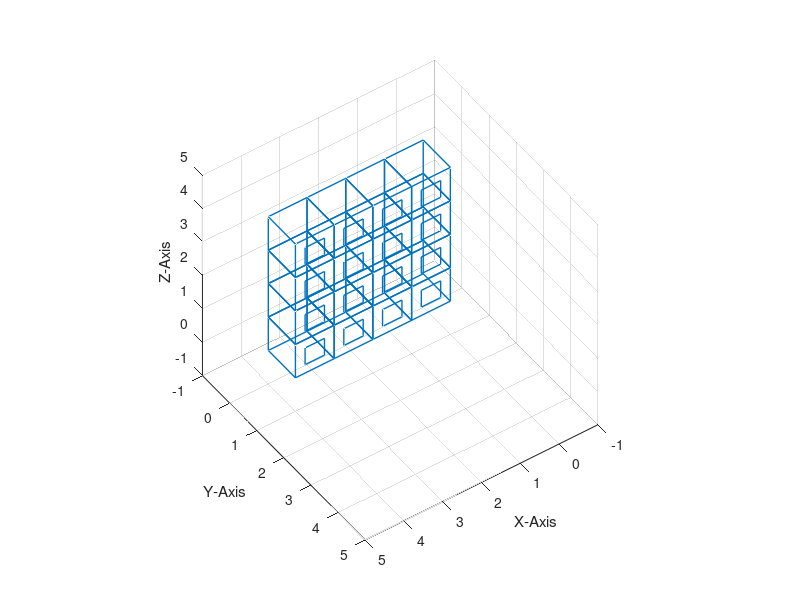

The MATLAB script that drew this image:
%homework for 22.01.18
%stacking cubes

figure('units','norm','position',[.1 .1 .8 .7],'color',[.9 .9 .9],'name', "Cube of Cubes") %Creating Window
axes('position',[.1 .1 .8 .8],'color',[1 1 1]) %Creating Axis
view(325,135)       %Tilting coordinate system
grid on             %turing on the grid in coordinate system
xlabel ("X-Axis")   %labeling the axis
ylabel ("Y-Axis")   %labeling the axis
zlabel ("Z-Axis")   %labeling the axis

%---------------changeable variables---------------------

l=1;                %length of side of one cube
n=4;                %number of cubes per side of big cube (whole numbers only)
t=1;                %line thickness of cubes

%---------------------------------------------------------

f=(n*l)-l;          %limit for loop repitition
S=0;                %for stacking the cubes
w=0;                %for stacking the cubes
h=0;                %for stacking the cubes

axis('equal',[-1 n*l+1 -1 n*l+1 -1 n*l+1]) %preparing coordinate system limits

for h=0:l:f         %shifting cubes in +z direction

 
    for S=0:l:f     %shifting cubes in +x direction
      
    %--------------drawing one cube----------------------
    
    line([l+S l+S],[0+w l+w],[0+h 0+h], 'linewidth', [t])
    line([0+S 0+S],[0+w l+w],[0+h 0+h], 'linewidth', [t])
    line([0+S l+S],[0+w 0+w],[0+h 0+h], 'linewidth', [t])
    line([0+S l+S],[l+w l+w],[0+h 0+h], 'linewidth', [t])
    line([l+S l+S],[0+w l+w],[l+h l+h], 'linewidth', [t])
    line([0+S 0+S],[0+w l+w],[l+h l+h], 'linewidth', [t])
    line([0+S l+S],[0+w 0+w],[l+h l+h], 'linewidth', [t])
    line([0+S l+S],[l+w l+w],[l+h l+h], 'linewidth', [t])
    line([0+S 0+S],[0+w 0+w],[0+h l+h], 'linewidth', [t])
    line([0+S 0+S],[l+w l+w],[0+h l+h], 'linewidth', [t])
    line([l+S l+S],[0+w 0+w],[0+h l+h], 'linewidth', [t])
    line([l+S l+S],[l+w l+w],[0+h l+h], 'linewidth', [t])
    
    line([0+S+.25 0+S+.25],[l+w l+w],[-.25+l+h -.75+l+h], 'linewidth', [t])
    line([0+S+.75 0+S+.75],[l+w l+w],[-.25+l+h -.75+l+h], 'linewidth', [t])
    line([0+S+.25 0+S+.75],[l+w l+w],[-.25+l+h -.25+l+h], 'linewidth', [t])
    line([0+S+.25 0+S+.75],[l+w l+w],[-.75+l+h -.75+l+h], 'linewidth', [t])
  
    drawnow %drawing the cube that was just created into coodinate system
  
    endfor

  endfor
